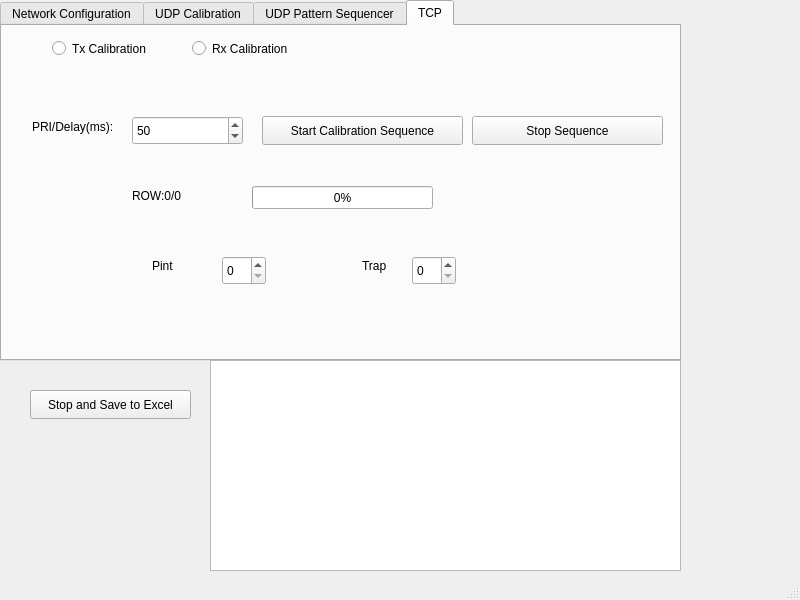
<?xml version="1.0" encoding="UTF-8"?>
<ui version="4.0">
 <class>MainWindow</class>
 <widget class="QMainWindow" name="MainWindow">
  <property name="geometry">
   <rect>
    <x>0</x>
    <y>0</y>
    <width>800</width>
    <height>600</height>
   </rect>
  </property>
  <property name="windowTitle">
   <string>MainWindow</string>
  </property>
  <widget class="QWidget" name="centralwidget">
   <widget class="QTabWidget" name="tabWidget">
    <property name="geometry">
     <rect>
      <x>0</x>
      <y>0</y>
      <width>681</width>
      <height>361</height>
     </rect>
    </property>
    <property name="currentIndex">
     <number>3</number>
    </property>
    <widget class="QWidget" name="Ethernet">
     <attribute name="title">
      <string>Network Configuration</string>
     </attribute>
     <widget class="QLineEdit" name="editRtcIp">
      <property name="geometry">
       <rect>
        <x>160</x>
        <y>140</y>
        <width>113</width>
        <height>28</height>
       </rect>
      </property>
      <property name="text">
       <string>192.168.1.10</string>
      </property>
     </widget>
     <widget class="QLineEdit" name="editRtcPort">
      <property name="geometry">
       <rect>
        <x>160</x>
        <y>170</y>
        <width>113</width>
        <height>28</height>
       </rect>
      </property>
     </widget>
     <widget class="QLineEdit" name="editRtcLocalPort">
      <property name="geometry">
       <rect>
        <x>160</x>
        <y>200</y>
        <width>113</width>
        <height>28</height>
       </rect>
      </property>
     </widget>
     <widget class="QLabel" name="label">
      <property name="geometry">
       <rect>
        <x>60</x>
        <y>140</y>
        <width>71</width>
        <height>20</height>
       </rect>
      </property>
      <property name="text">
       <string>RTC IP</string>
      </property>
     </widget>
     <widget class="QLabel" name="label_2">
      <property name="geometry">
       <rect>
        <x>60</x>
        <y>170</y>
        <width>71</width>
        <height>20</height>
       </rect>
      </property>
      <property name="text">
       <string>RTC PORT</string>
      </property>
     </widget>
     <widget class="QLabel" name="label_3">
      <property name="geometry">
       <rect>
        <x>60</x>
        <y>200</y>
        <width>91</width>
        <height>20</height>
       </rect>
      </property>
      <property name="text">
       <string>LOCAL PORT</string>
      </property>
     </widget>
     <widget class="Line" name="line">
      <property name="geometry">
       <rect>
        <x>280</x>
        <y>20</y>
        <width>20</width>
        <height>271</height>
       </rect>
      </property>
      <property name="orientation">
       <enum>Qt::Orientation::Vertical</enum>
      </property>
     </widget>
     <widget class="Line" name="line_2">
      <property name="geometry">
       <rect>
        <x>30</x>
        <y>280</y>
        <width>261</width>
        <height>20</height>
       </rect>
      </property>
      <property name="orientation">
       <enum>Qt::Orientation::Horizontal</enum>
      </property>
     </widget>
     <widget class="Line" name="line_3">
      <property name="geometry">
       <rect>
        <x>30</x>
        <y>20</y>
        <width>20</width>
        <height>271</height>
       </rect>
      </property>
      <property name="orientation">
       <enum>Qt::Orientation::Vertical</enum>
      </property>
     </widget>
     <widget class="Line" name="line_4">
      <property name="geometry">
       <rect>
        <x>40</x>
        <y>20</y>
        <width>251</width>
        <height>16</height>
       </rect>
      </property>
      <property name="orientation">
       <enum>Qt::Orientation::Horizontal</enum>
      </property>
     </widget>
     <widget class="QLabel" name="label_4">
      <property name="geometry">
       <rect>
        <x>140</x>
        <y>50</y>
        <width>111</width>
        <height>41</height>
       </rect>
      </property>
      <property name="font">
       <font>
        <family>Segoe UI Symbol</family>
       </font>
      </property>
      <property name="text">
       <string>RTC</string>
      </property>
     </widget>
     <widget class="QLabel" name="label_5">
      <property name="geometry">
       <rect>
        <x>480</x>
        <y>60</y>
        <width>63</width>
        <height>20</height>
       </rect>
      </property>
      <property name="text">
       <string>AAAU</string>
      </property>
     </widget>
     <widget class="QLineEdit" name="editAaauRxPort">
      <property name="geometry">
       <rect>
        <x>500</x>
        <y>160</y>
        <width>113</width>
        <height>28</height>
       </rect>
      </property>
     </widget>
     <widget class="QLineEdit" name="editAaauTxPort">
      <property name="geometry">
       <rect>
        <x>500</x>
        <y>210</y>
        <width>113</width>
        <height>28</height>
       </rect>
      </property>
     </widget>
     <widget class="QLineEdit" name="editAaauIp">
      <property name="geometry">
       <rect>
        <x>498</x>
        <y>100</y>
        <width>111</width>
        <height>28</height>
       </rect>
      </property>
      <property name="dragEnabled">
       <bool>false</bool>
      </property>
     </widget>
     <widget class="QLabel" name="label_6">
      <property name="geometry">
       <rect>
        <x>420</x>
        <y>110</y>
        <width>63</width>
        <height>20</height>
       </rect>
      </property>
      <property name="text">
       <string>AAAU IP</string>
      </property>
     </widget>
     <widget class="QLabel" name="label_7">
      <property name="geometry">
       <rect>
        <x>420</x>
        <y>160</y>
        <width>63</width>
        <height>20</height>
       </rect>
      </property>
      <property name="text">
       <string>AAAU Rx</string>
      </property>
     </widget>
     <widget class="QLabel" name="label_8">
      <property name="geometry">
       <rect>
        <x>420</x>
        <y>210</y>
        <width>63</width>
        <height>20</height>
       </rect>
      </property>
      <property name="text">
       <string>AAAU Tx</string>
      </property>
     </widget>
     <widget class="Line" name="line_5">
      <property name="geometry">
       <rect>
        <x>363</x>
        <y>50</y>
        <width>20</width>
        <height>241</height>
       </rect>
      </property>
      <property name="orientation">
       <enum>Qt::Orientation::Vertical</enum>
      </property>
     </widget>
     <widget class="Line" name="line_6">
      <property name="geometry">
       <rect>
        <x>613</x>
        <y>50</y>
        <width>20</width>
        <height>241</height>
       </rect>
      </property>
      <property name="orientation">
       <enum>Qt::Orientation::Vertical</enum>
      </property>
     </widget>
     <widget class="Line" name="line_7">
      <property name="geometry">
       <rect>
        <x>370</x>
        <y>40</y>
        <width>251</width>
        <height>16</height>
       </rect>
      </property>
      <property name="orientation">
       <enum>Qt::Orientation::Horizontal</enum>
      </property>
     </widget>
     <widget class="Line" name="line_8">
      <property name="geometry">
       <rect>
        <x>370</x>
        <y>280</y>
        <width>251</width>
        <height>16</height>
       </rect>
      </property>
      <property name="orientation">
       <enum>Qt::Orientation::Horizontal</enum>
      </property>
     </widget>
     <widget class="QPushButton" name="btnBindRtc">
      <property name="geometry">
       <rect>
        <x>60</x>
        <y>250</y>
        <width>90</width>
        <height>29</height>
       </rect>
      </property>
      <property name="text">
       <string>Connect RTC</string>
      </property>
     </widget>
     <widget class="QPushButton" name="btnBindAaau">
      <property name="geometry">
       <rect>
        <x>400</x>
        <y>250</y>
        <width>90</width>
        <height>29</height>
       </rect>
      </property>
      <property name="text">
       <string>Bind AAAU</string>
      </property>
     </widget>
     <widget class="QLabel" name="labelStatusRtc">
      <property name="geometry">
       <rect>
        <x>170</x>
        <y>250</y>
        <width>91</width>
        <height>20</height>
       </rect>
      </property>
      <property name="palette">
       <palette>
        <active>
         <colorrole role="WindowText">
          <brush brushstyle="SolidPattern">
           <color alpha="255">
            <red>0</red>
            <green>0</green>
            <blue>0</blue>
           </color>
          </brush>
         </colorrole>
         <colorrole role="Button">
          <brush brushstyle="SolidPattern">
           <color alpha="255">
            <red>240</red>
            <green>0</green>
            <blue>0</blue>
           </color>
          </brush>
         </colorrole>
         <colorrole role="Light">
          <brush brushstyle="SolidPattern">
           <color alpha="255">
            <red>255</red>
            <green>105</green>
            <blue>105</blue>
           </color>
          </brush>
         </colorrole>
         <colorrole role="Midlight">
          <brush brushstyle="SolidPattern">
           <color alpha="255">
            <red>247</red>
            <green>52</green>
            <blue>52</blue>
           </color>
          </brush>
         </colorrole>
         <colorrole role="Dark">
          <brush brushstyle="SolidPattern">
           <color alpha="255">
            <red>120</red>
            <green>0</green>
            <blue>0</blue>
           </color>
          </brush>
         </colorrole>
         <colorrole role="Mid">
          <brush brushstyle="SolidPattern">
           <color alpha="255">
            <red>160</red>
            <green>0</green>
            <blue>0</blue>
           </color>
          </brush>
         </colorrole>
         <colorrole role="Text">
          <brush brushstyle="SolidPattern">
           <color alpha="255">
            <red>0</red>
            <green>0</green>
            <blue>0</blue>
           </color>
          </brush>
         </colorrole>
         <colorrole role="BrightText">
          <brush brushstyle="SolidPattern">
           <color alpha="255">
            <red>255</red>
            <green>255</green>
            <blue>255</blue>
           </color>
          </brush>
         </colorrole>
         <colorrole role="ButtonText">
          <brush brushstyle="SolidPattern">
           <color alpha="255">
            <red>0</red>
            <green>0</green>
            <blue>0</blue>
           </color>
          </brush>
         </colorrole>
         <colorrole role="Base">
          <brush brushstyle="SolidPattern">
           <color alpha="255">
            <red>255</red>
            <green>255</green>
            <blue>255</blue>
           </color>
          </brush>
         </colorrole>
         <colorrole role="Window">
          <brush brushstyle="SolidPattern">
           <color alpha="255">
            <red>240</red>
            <green>0</green>
            <blue>0</blue>
           </color>
          </brush>
         </colorrole>
         <colorrole role="Shadow">
          <brush brushstyle="SolidPattern">
           <color alpha="255">
            <red>0</red>
            <green>0</green>
            <blue>0</blue>
           </color>
          </brush>
         </colorrole>
         <colorrole role="AlternateBase">
          <brush brushstyle="SolidPattern">
           <color alpha="255">
            <red>247</red>
            <green>127</green>
            <blue>127</blue>
           </color>
          </brush>
         </colorrole>
         <colorrole role="ToolTipBase">
          <brush brushstyle="SolidPattern">
           <color alpha="255">
            <red>255</red>
            <green>255</green>
            <blue>220</blue>
           </color>
          </brush>
         </colorrole>
         <colorrole role="ToolTipText">
          <brush brushstyle="SolidPattern">
           <color alpha="255">
            <red>0</red>
            <green>0</green>
            <blue>0</blue>
           </color>
          </brush>
         </colorrole>
         <colorrole role="PlaceholderText">
          <brush brushstyle="SolidPattern">
           <color alpha="127">
            <red>0</red>
            <green>0</green>
            <blue>0</blue>
           </color>
          </brush>
         </colorrole>
         <colorrole role="Accent">
          <brush brushstyle="SolidPattern">
           <color alpha="255">
            <red>255</red>
            <green>255</green>
            <blue>255</blue>
           </color>
          </brush>
         </colorrole>
        </active>
        <inactive>
         <colorrole role="WindowText">
          <brush brushstyle="SolidPattern">
           <color alpha="255">
            <red>0</red>
            <green>0</green>
            <blue>0</blue>
           </color>
          </brush>
         </colorrole>
         <colorrole role="Button">
          <brush brushstyle="SolidPattern">
           <color alpha="255">
            <red>240</red>
            <green>0</green>
            <blue>0</blue>
           </color>
          </brush>
         </colorrole>
         <colorrole role="Light">
          <brush brushstyle="SolidPattern">
           <color alpha="255">
            <red>255</red>
            <green>105</green>
            <blue>105</blue>
           </color>
          </brush>
         </colorrole>
         <colorrole role="Midlight">
          <brush brushstyle="SolidPattern">
           <color alpha="255">
            <red>247</red>
            <green>52</green>
            <blue>52</blue>
           </color>
          </brush>
         </colorrole>
         <colorrole role="Dark">
          <brush brushstyle="SolidPattern">
           <color alpha="255">
            <red>120</red>
            <green>0</green>
            <blue>0</blue>
           </color>
          </brush>
         </colorrole>
         <colorrole role="Mid">
          <brush brushstyle="SolidPattern">
           <color alpha="255">
            <red>160</red>
            <green>0</green>
            <blue>0</blue>
           </color>
          </brush>
         </colorrole>
         <colorrole role="Text">
          <brush brushstyle="SolidPattern">
           <color alpha="255">
            <red>0</red>
            <green>0</green>
            <blue>0</blue>
           </color>
          </brush>
         </colorrole>
         <colorrole role="BrightText">
          <brush brushstyle="SolidPattern">
           <color alpha="255">
            <red>255</red>
            <green>255</green>
            <blue>255</blue>
           </color>
          </brush>
         </colorrole>
         <colorrole role="ButtonText">
          <brush brushstyle="SolidPattern">
           <color alpha="255">
            <red>0</red>
            <green>0</green>
            <blue>0</blue>
           </color>
          </brush>
         </colorrole>
         <colorrole role="Base">
          <brush brushstyle="SolidPattern">
           <color alpha="255">
            <red>255</red>
            <green>255</green>
            <blue>255</blue>
           </color>
          </brush>
         </colorrole>
         <colorrole role="Window">
          <brush brushstyle="SolidPattern">
           <color alpha="255">
            <red>240</red>
            <green>0</green>
            <blue>0</blue>
           </color>
          </brush>
         </colorrole>
         <colorrole role="Shadow">
          <brush brushstyle="SolidPattern">
           <color alpha="255">
            <red>0</red>
            <green>0</green>
            <blue>0</blue>
           </color>
          </brush>
         </colorrole>
         <colorrole role="AlternateBase">
          <brush brushstyle="SolidPattern">
           <color alpha="255">
            <red>247</red>
            <green>127</green>
            <blue>127</blue>
           </color>
          </brush>
         </colorrole>
         <colorrole role="ToolTipBase">
          <brush brushstyle="SolidPattern">
           <color alpha="255">
            <red>255</red>
            <green>255</green>
            <blue>220</blue>
           </color>
          </brush>
         </colorrole>
         <colorrole role="ToolTipText">
          <brush brushstyle="SolidPattern">
           <color alpha="255">
            <red>0</red>
            <green>0</green>
            <blue>0</blue>
           </color>
          </brush>
         </colorrole>
         <colorrole role="PlaceholderText">
          <brush brushstyle="SolidPattern">
           <color alpha="127">
            <red>0</red>
            <green>0</green>
            <blue>0</blue>
           </color>
          </brush>
         </colorrole>
         <colorrole role="Accent">
          <brush brushstyle="SolidPattern">
           <color alpha="255">
            <red>255</red>
            <green>255</green>
            <blue>255</blue>
           </color>
          </brush>
         </colorrole>
        </inactive>
        <disabled>
         <colorrole role="WindowText">
          <brush brushstyle="SolidPattern">
           <color alpha="255">
            <red>120</red>
            <green>0</green>
            <blue>0</blue>
           </color>
          </brush>
         </colorrole>
         <colorrole role="Button">
          <brush brushstyle="SolidPattern">
           <color alpha="255">
            <red>240</red>
            <green>0</green>
            <blue>0</blue>
           </color>
          </brush>
         </colorrole>
         <colorrole role="Light">
          <brush brushstyle="SolidPattern">
           <color alpha="255">
            <red>255</red>
            <green>105</green>
            <blue>105</blue>
           </color>
          </brush>
         </colorrole>
         <colorrole role="Midlight">
          <brush brushstyle="SolidPattern">
           <color alpha="255">
            <red>247</red>
            <green>52</green>
            <blue>52</blue>
           </color>
          </brush>
         </colorrole>
         <colorrole role="Dark">
          <brush brushstyle="SolidPattern">
           <color alpha="255">
            <red>120</red>
            <green>0</green>
            <blue>0</blue>
           </color>
          </brush>
         </colorrole>
         <colorrole role="Mid">
          <brush brushstyle="SolidPattern">
           <color alpha="255">
            <red>160</red>
            <green>0</green>
            <blue>0</blue>
           </color>
          </brush>
         </colorrole>
         <colorrole role="Text">
          <brush brushstyle="SolidPattern">
           <color alpha="255">
            <red>120</red>
            <green>0</green>
            <blue>0</blue>
           </color>
          </brush>
         </colorrole>
         <colorrole role="BrightText">
          <brush brushstyle="SolidPattern">
           <color alpha="255">
            <red>255</red>
            <green>255</green>
            <blue>255</blue>
           </color>
          </brush>
         </colorrole>
         <colorrole role="ButtonText">
          <brush brushstyle="SolidPattern">
           <color alpha="255">
            <red>120</red>
            <green>0</green>
            <blue>0</blue>
           </color>
          </brush>
         </colorrole>
         <colorrole role="Base">
          <brush brushstyle="SolidPattern">
           <color alpha="255">
            <red>240</red>
            <green>0</green>
            <blue>0</blue>
           </color>
          </brush>
         </colorrole>
         <colorrole role="Window">
          <brush brushstyle="SolidPattern">
           <color alpha="255">
            <red>240</red>
            <green>0</green>
            <blue>0</blue>
           </color>
          </brush>
         </colorrole>
         <colorrole role="Shadow">
          <brush brushstyle="SolidPattern">
           <color alpha="255">
            <red>0</red>
            <green>0</green>
            <blue>0</blue>
           </color>
          </brush>
         </colorrole>
         <colorrole role="AlternateBase">
          <brush brushstyle="SolidPattern">
           <color alpha="255">
            <red>240</red>
            <green>0</green>
            <blue>0</blue>
           </color>
          </brush>
         </colorrole>
         <colorrole role="ToolTipBase">
          <brush brushstyle="SolidPattern">
           <color alpha="255">
            <red>255</red>
            <green>255</green>
            <blue>220</blue>
           </color>
          </brush>
         </colorrole>
         <colorrole role="ToolTipText">
          <brush brushstyle="SolidPattern">
           <color alpha="255">
            <red>0</red>
            <green>0</green>
            <blue>0</blue>
           </color>
          </brush>
         </colorrole>
         <colorrole role="PlaceholderText">
          <brush brushstyle="SolidPattern">
           <color alpha="127">
            <red>120</red>
            <green>0</green>
            <blue>0</blue>
           </color>
          </brush>
         </colorrole>
         <colorrole role="Accent">
          <brush brushstyle="SolidPattern">
           <color alpha="255">
            <red>255</red>
            <green>57</green>
            <blue>57</blue>
           </color>
          </brush>
         </colorrole>
        </disabled>
       </palette>
      </property>
      <property name="autoFillBackground">
       <bool>false</bool>
      </property>
      <property name="text">
       <string>Disconnected</string>
      </property>
     </widget>
     <widget class="QLabel" name="labelStatusAaau">
      <property name="geometry">
       <rect>
        <x>510</x>
        <y>250</y>
        <width>101</width>
        <height>20</height>
       </rect>
      </property>
      <property name="text">
       <string>Disconnected</string>
      </property>
     </widget>
     <widget class="QPushButton" name="btnStartMock">
      <property name="geometry">
       <rect>
        <x>310</x>
        <y>10</y>
        <width>151</width>
        <height>29</height>
       </rect>
      </property>
      <property name="text">
       <string>Start Mock Stream</string>
      </property>
     </widget>
     <widget class="QPushButton" name="btnStopMock">
      <property name="geometry">
       <rect>
        <x>470</x>
        <y>10</y>
        <width>191</width>
        <height>29</height>
       </rect>
      </property>
      <property name="text">
       <string>Stop Mock Stream</string>
      </property>
     </widget>
    </widget>
    <widget class="QWidget" name="Calibration">
     <attribute name="title">
      <string>UDP Calibration</string>
     </attribute>
     <widget class="QRadioButton" name="radioTx">
      <property name="geometry">
       <rect>
        <x>10</x>
        <y>10</y>
        <width>111</width>
        <height>25</height>
       </rect>
      </property>
      <property name="text">
       <string>Tx Mode</string>
      </property>
      <property name="checked">
       <bool>false</bool>
      </property>
      <property name="autoExclusive">
       <bool>true</bool>
      </property>
     </widget>
     <widget class="QRadioButton" name="radioRx">
      <property name="geometry">
       <rect>
        <x>190</x>
        <y>10</y>
        <width>111</width>
        <height>25</height>
       </rect>
      </property>
      <property name="text">
       <string>Rx Mode</string>
      </property>
      <property name="checked">
       <bool>false</bool>
      </property>
      <property name="autoExclusive">
       <bool>true</bool>
      </property>
     </widget>
     <widget class="QSpinBox" name="spinM">
      <property name="geometry">
       <rect>
        <x>130</x>
        <y>70</y>
        <width>101</width>
        <height>29</height>
       </rect>
      </property>
     </widget>
     <widget class="QSpinBox" name="spinN">
      <property name="geometry">
       <rect>
        <x>130</x>
        <y>130</y>
        <width>101</width>
        <height>29</height>
       </rect>
      </property>
     </widget>
     <widget class="QDoubleSpinBox" name="spinAtten">
      <property name="geometry">
       <rect>
        <x>420</x>
        <y>60</y>
        <width>121</width>
        <height>29</height>
       </rect>
      </property>
     </widget>
     <widget class="QSpinBox" name="spinPhase">
      <property name="geometry">
       <rect>
        <x>440</x>
        <y>120</y>
        <width>101</width>
        <height>29</height>
       </rect>
      </property>
     </widget>
     <widget class="QPushButton" name="btnSendCalib">
      <property name="geometry">
       <rect>
        <x>250</x>
        <y>290</y>
        <width>151</width>
        <height>29</height>
       </rect>
      </property>
      <property name="text">
       <string>Send Calibration</string>
      </property>
     </widget>
     <widget class="QLabel" name="label_9">
      <property name="geometry">
       <rect>
        <x>50</x>
        <y>80</y>
        <width>63</width>
        <height>20</height>
       </rect>
      </property>
      <property name="text">
       <string>m</string>
      </property>
     </widget>
     <widget class="QLabel" name="label_10">
      <property name="geometry">
       <rect>
        <x>50</x>
        <y>130</y>
        <width>63</width>
        <height>20</height>
       </rect>
      </property>
      <property name="text">
       <string>n</string>
      </property>
     </widget>
     <widget class="QLabel" name="label_11">
      <property name="geometry">
       <rect>
        <x>312</x>
        <y>70</y>
        <width>81</width>
        <height>20</height>
       </rect>
      </property>
      <property name="text">
       <string>Attenuation</string>
      </property>
     </widget>
     <widget class="QLabel" name="label_12">
      <property name="geometry">
       <rect>
        <x>310</x>
        <y>130</y>
        <width>63</width>
        <height>20</height>
       </rect>
      </property>
      <property name="text">
       <string>Phase</string>
      </property>
     </widget>
     <widget class="Line" name="line_9">
      <property name="geometry">
       <rect>
        <x>0</x>
        <y>50</y>
        <width>661</width>
        <height>16</height>
       </rect>
      </property>
      <property name="orientation">
       <enum>Qt::Orientation::Horizontal</enum>
      </property>
     </widget>
     <widget class="QSpinBox" name="spinSearchIndex">
      <property name="geometry">
       <rect>
        <x>73</x>
        <y>200</y>
        <width>91</width>
        <height>29</height>
       </rect>
      </property>
     </widget>
     <widget class="QPushButton" name="btnSearchRow">
      <property name="geometry">
       <rect>
        <x>230</x>
        <y>200</y>
        <width>171</width>
        <height>29</height>
       </rect>
      </property>
      <property name="text">
       <string>Search and Auto-Fill</string>
      </property>
     </widget>
    </widget>
    <widget class="QWidget" name="PatternMode">
     <attribute name="title">
      <string>UDP Pattern Sequencer</string>
     </attribute>
     <widget class="QRadioButton" name="radioPattTx">
      <property name="geometry">
       <rect>
        <x>30</x>
        <y>20</y>
        <width>111</width>
        <height>25</height>
       </rect>
      </property>
      <property name="text">
       <string>Tx Pattern</string>
      </property>
      <property name="checked">
       <bool>false</bool>
      </property>
      <property name="autoExclusive">
       <bool>true</bool>
      </property>
     </widget>
     <widget class="QRadioButton" name="radioPattRx">
      <property name="geometry">
       <rect>
        <x>200</x>
        <y>20</y>
        <width>111</width>
        <height>25</height>
       </rect>
      </property>
      <property name="text">
       <string>Rx Pattern</string>
      </property>
      <property name="checkable">
       <bool>true</bool>
      </property>
      <property name="checked">
       <bool>false</bool>
      </property>
      <property name="autoExclusive">
       <bool>true</bool>
      </property>
     </widget>
     <widget class="QPushButton" name="btnSendPattern">
      <property name="geometry">
       <rect>
        <x>30</x>
        <y>80</y>
        <width>271</width>
        <height>29</height>
       </rect>
      </property>
      <property name="text">
       <string>Send Pattern Sequence</string>
      </property>
     </widget>
     <widget class="QSpinBox" name="spinPatternDelay">
      <property name="geometry">
       <rect>
        <x>350</x>
        <y>80</y>
        <width>91</width>
        <height>29</height>
       </rect>
      </property>
      <property name="maximum">
       <number>5000</number>
      </property>
      <property name="value">
       <number>100</number>
      </property>
     </widget>
     <widget class="QSpinBox" name="spinPatternMaxRow">
      <property name="geometry">
       <rect>
        <x>460</x>
        <y>80</y>
        <width>101</width>
        <height>29</height>
       </rect>
      </property>
      <property name="maximum">
       <number>10000</number>
      </property>
      <property name="value">
       <number>52</number>
      </property>
     </widget>
    </widget>
    <widget class="QWidget" name="tab">
     <attribute name="title">
      <string>TCP</string>
     </attribute>
     <widget class="QPushButton" name="btnStartCalibration">
      <property name="geometry">
       <rect>
        <x>260</x>
        <y>90</y>
        <width>201</width>
        <height>29</height>
       </rect>
      </property>
      <property name="text">
       <string>Start Calibration Sequence</string>
      </property>
     </widget>
     <widget class="QRadioButton" name="radioPhase2Tx">
      <property name="geometry">
       <rect>
        <x>50</x>
        <y>10</y>
        <width>121</width>
        <height>25</height>
       </rect>
      </property>
      <property name="text">
       <string>Tx Calibration</string>
      </property>
     </widget>
     <widget class="QRadioButton" name="radioPhase2Rx">
      <property name="geometry">
       <rect>
        <x>190</x>
        <y>10</y>
        <width>121</width>
        <height>25</height>
       </rect>
      </property>
      <property name="text">
       <string>Rx Calibration</string>
      </property>
     </widget>
     <widget class="QSpinBox" name="spinPhase2Pri">
      <property name="geometry">
       <rect>
        <x>130</x>
        <y>90</y>
        <width>111</width>
        <height>29</height>
       </rect>
      </property>
      <property name="maximum">
       <number>5000</number>
      </property>
      <property name="value">
       <number>50</number>
      </property>
     </widget>
     <widget class="QLabel" name="label_13">
      <property name="geometry">
       <rect>
        <x>30</x>
        <y>90</y>
        <width>101</width>
        <height>21</height>
       </rect>
      </property>
      <property name="text">
       <string>PRI/Delay(ms):</string>
      </property>
     </widget>
     <widget class="QPushButton" name="btnStopPhase2">
      <property name="geometry">
       <rect>
        <x>470</x>
        <y>90</y>
        <width>191</width>
        <height>29</height>
       </rect>
      </property>
      <property name="text">
       <string>Stop Sequence</string>
      </property>
     </widget>
     <widget class="QProgressBar" name="progressBarPhase2">
      <property name="geometry">
       <rect>
        <x>250</x>
        <y>160</y>
        <width>181</width>
        <height>23</height>
       </rect>
      </property>
      <property name="value">
       <number>0</number>
      </property>
     </widget>
     <widget class="QLabel" name="lblProgressPhase2">
      <property name="geometry">
       <rect>
        <x>130</x>
        <y>160</y>
        <width>101</width>
        <height>20</height>
       </rect>
      </property>
      <property name="text">
       <string>ROW:0/0</string>
      </property>
     </widget>
     <widget class="QSpinBox" name="spinPint">
      <property name="geometry">
       <rect>
        <x>220</x>
        <y>230</y>
        <width>44</width>
        <height>29</height>
       </rect>
      </property>
      <property name="maximum">
       <number>5000</number>
      </property>
     </widget>
     <widget class="QSpinBox" name="spinTrap">
      <property name="geometry">
       <rect>
        <x>410</x>
        <y>230</y>
        <width>44</width>
        <height>29</height>
       </rect>
      </property>
      <property name="maximum">
       <number>5000</number>
      </property>
     </widget>
     <widget class="QLabel" name="label_14">
      <property name="geometry">
       <rect>
        <x>150</x>
        <y>230</y>
        <width>63</width>
        <height>20</height>
       </rect>
      </property>
      <property name="text">
       <string>Pint</string>
      </property>
     </widget>
     <widget class="QLabel" name="label_15">
      <property name="geometry">
       <rect>
        <x>360</x>
        <y>230</y>
        <width>41</width>
        <height>20</height>
       </rect>
      </property>
      <property name="text">
       <string>Trap</string>
      </property>
     </widget>
    </widget>
   </widget>
   <widget class="QPushButton" name="btnStopAndSave">
    <property name="geometry">
     <rect>
      <x>30</x>
      <y>390</y>
      <width>161</width>
      <height>29</height>
     </rect>
    </property>
    <property name="text">
     <string>Stop and Save to Excel</string>
    </property>
   </widget>
   <widget class="QTextEdit" name="consoleTextEdit">
    <property name="geometry">
     <rect>
      <x>210</x>
      <y>360</y>
      <width>471</width>
      <height>211</height>
     </rect>
    </property>
   </widget>
  </widget>
  <widget class="QStatusBar" name="statusbar"/>
 </widget>
 <resources/>
 <connections/>
</ui>
